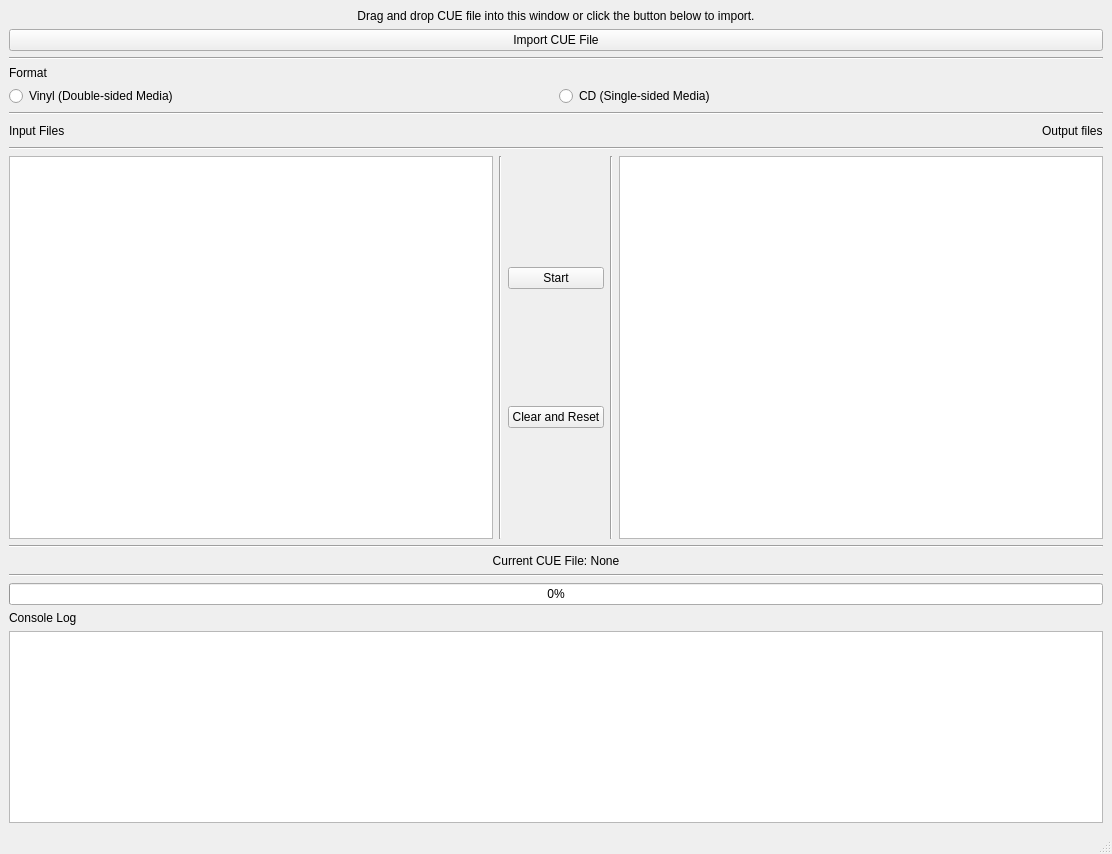
<?xml version="1.0" encoding="UTF-8"?>
<ui version="4.0">
 <class>MainWindow</class>
 <widget class="QMainWindow" name="MainWindow">
  <property name="geometry">
   <rect>
    <x>0</x>
    <y>0</y>
    <width>1112</width>
    <height>854</height>
   </rect>
  </property>
  <property name="sizePolicy">
   <sizepolicy hsizetype="Fixed" vsizetype="Fixed">
    <horstretch>0</horstretch>
    <verstretch>0</verstretch>
   </sizepolicy>
  </property>
  <property name="windowTitle">
   <string>CUEy++</string>
  </property>
  <property name="windowIcon">
   <iconset>
    <normaloff>icon.ico</normaloff>icon.ico</iconset>
  </property>
  <widget class="QWidget" name="centralwidget">
   <property name="layoutDirection">
    <enum>Qt::LeftToRight</enum>
   </property>
   <layout class="QVBoxLayout" name="verticalLayout">
    <item>
     <widget class="QLabel" name="label_2">
      <property name="text">
       <string>Drag and drop CUE file into this window or click the button below to import.</string>
      </property>
      <property name="alignment">
       <set>Qt::AlignCenter</set>
      </property>
     </widget>
    </item>
    <item>
     <layout class="QHBoxLayout" name="horizontalLayout">
      <item>
       <widget class="QPushButton" name="impBu">
        <property name="text">
         <string>Import CUE File</string>
        </property>
       </widget>
      </item>
     </layout>
    </item>
    <item>
     <widget class="Line" name="line">
      <property name="orientation">
       <enum>Qt::Horizontal</enum>
      </property>
     </widget>
    </item>
    <item>
     <widget class="QLabel" name="forLab">
      <property name="text">
       <string>Format</string>
      </property>
     </widget>
    </item>
    <item>
     <layout class="QHBoxLayout" name="horizontalLayout_4">
      <item>
       <widget class="QRadioButton" name="vinylRad">
        <property name="text">
         <string>Vinyl (Double-sided Media)</string>
        </property>
       </widget>
      </item>
      <item>
       <widget class="QRadioButton" name="cdRad">
        <property name="text">
         <string>CD (Single-sided Media)</string>
        </property>
       </widget>
      </item>
     </layout>
    </item>
    <item>
     <widget class="Line" name="line_8">
      <property name="orientation">
       <enum>Qt::Horizontal</enum>
      </property>
     </widget>
    </item>
    <item>
     <layout class="QHBoxLayout" name="horizontalLayout_3">
      <item>
       <widget class="QLabel" name="inLab">
        <property name="text">
         <string>Input Files</string>
        </property>
       </widget>
      </item>
      <item>
       <spacer name="horizontalSpacer">
        <property name="orientation">
         <enum>Qt::Horizontal</enum>
        </property>
        <property name="sizeHint" stdset="0">
         <size>
          <width>40</width>
          <height>20</height>
         </size>
        </property>
       </spacer>
      </item>
      <item>
       <widget class="QLabel" name="outLab">
        <property name="sizePolicy">
         <sizepolicy hsizetype="Preferred" vsizetype="Preferred">
          <horstretch>0</horstretch>
          <verstretch>0</verstretch>
         </sizepolicy>
        </property>
        <property name="text">
         <string>Output files</string>
        </property>
       </widget>
      </item>
     </layout>
    </item>
    <item>
     <widget class="Line" name="line_3">
      <property name="orientation">
       <enum>Qt::Horizontal</enum>
      </property>
     </widget>
    </item>
    <item>
     <layout class="QGridLayout" name="gridLayout_2">
      <item row="4" column="0">
       <widget class="QLabel" name="cueLab">
        <property name="text">
         <string>Current CUE File: None</string>
        </property>
        <property name="alignment">
         <set>Qt::AlignCenter</set>
        </property>
       </widget>
      </item>
      <item row="3" column="0">
       <widget class="Line" name="line_7">
        <property name="orientation">
         <enum>Qt::Horizontal</enum>
        </property>
       </widget>
      </item>
      <item row="6" column="0">
       <widget class="QProgressBar" name="progressBar">
        <property name="value">
         <number>0</number>
        </property>
       </widget>
      </item>
      <item row="5" column="0">
       <widget class="Line" name="line_2">
        <property name="orientation">
         <enum>Qt::Horizontal</enum>
        </property>
       </widget>
      </item>
      <item row="0" column="0">
       <layout class="QHBoxLayout" name="horizontalLayout_2">
        <item>
         <widget class="QListView" name="inView">
          <property name="sizePolicy">
           <sizepolicy hsizetype="Expanding" vsizetype="Expanding">
            <horstretch>0</horstretch>
            <verstretch>0</verstretch>
           </sizepolicy>
          </property>
         </widget>
        </item>
        <item>
         <widget class="Line" name="line_4">
          <property name="orientation">
           <enum>Qt::Vertical</enum>
          </property>
         </widget>
        </item>
        <item>
         <layout class="QGridLayout" name="gridLayout">
          <item row="1" column="0">
           <widget class="QPushButton" name="goBu">
            <property name="sizePolicy">
             <sizepolicy hsizetype="Preferred" vsizetype="Fixed">
              <horstretch>0</horstretch>
              <verstretch>0</verstretch>
             </sizepolicy>
            </property>
            <property name="text">
             <string>Start</string>
            </property>
           </widget>
          </item>
          <item row="3" column="0">
           <widget class="QPushButton" name="clearBu">
            <property name="sizePolicy">
             <sizepolicy hsizetype="Preferred" vsizetype="Fixed">
              <horstretch>0</horstretch>
              <verstretch>0</verstretch>
             </sizepolicy>
            </property>
            <property name="text">
             <string>Clear and Reset</string>
            </property>
           </widget>
          </item>
          <item row="2" column="0">
           <spacer name="verticalSpacer">
            <property name="orientation">
             <enum>Qt::Vertical</enum>
            </property>
            <property name="sizeType">
             <enum>QSizePolicy::Expanding</enum>
            </property>
            <property name="sizeHint" stdset="0">
             <size>
              <width>20</width>
              <height>40</height>
             </size>
            </property>
           </spacer>
          </item>
          <item row="0" column="0">
           <spacer name="verticalSpacer_2">
            <property name="orientation">
             <enum>Qt::Vertical</enum>
            </property>
            <property name="sizeType">
             <enum>QSizePolicy::Expanding</enum>
            </property>
            <property name="sizeHint" stdset="0">
             <size>
              <width>20</width>
              <height>40</height>
             </size>
            </property>
           </spacer>
          </item>
          <item row="4" column="0">
           <spacer name="verticalSpacer_3">
            <property name="orientation">
             <enum>Qt::Vertical</enum>
            </property>
            <property name="sizeType">
             <enum>QSizePolicy::Expanding</enum>
            </property>
            <property name="sizeHint" stdset="0">
             <size>
              <width>20</width>
              <height>40</height>
             </size>
            </property>
           </spacer>
          </item>
         </layout>
        </item>
        <item>
         <widget class="Line" name="line_5">
          <property name="orientation">
           <enum>Qt::Vertical</enum>
          </property>
         </widget>
        </item>
        <item>
         <widget class="QListView" name="outView">
          <property name="sizePolicy">
           <sizepolicy hsizetype="Expanding" vsizetype="Minimum">
            <horstretch>0</horstretch>
            <verstretch>0</verstretch>
           </sizepolicy>
          </property>
         </widget>
        </item>
       </layout>
      </item>
     </layout>
    </item>
    <item>
     <widget class="QLabel" name="label">
      <property name="text">
       <string>Console Log</string>
      </property>
     </widget>
    </item>
    <item>
     <widget class="QTextBrowser" name="cmdout">
      <property name="sizePolicy">
       <sizepolicy hsizetype="Expanding" vsizetype="Minimum">
        <horstretch>0</horstretch>
        <verstretch>0</verstretch>
       </sizepolicy>
      </property>
     </widget>
    </item>
   </layout>
  </widget>
  <widget class="QStatusBar" name="statusbar"/>
 </widget>
 <resources/>
 <connections/>
</ui>
